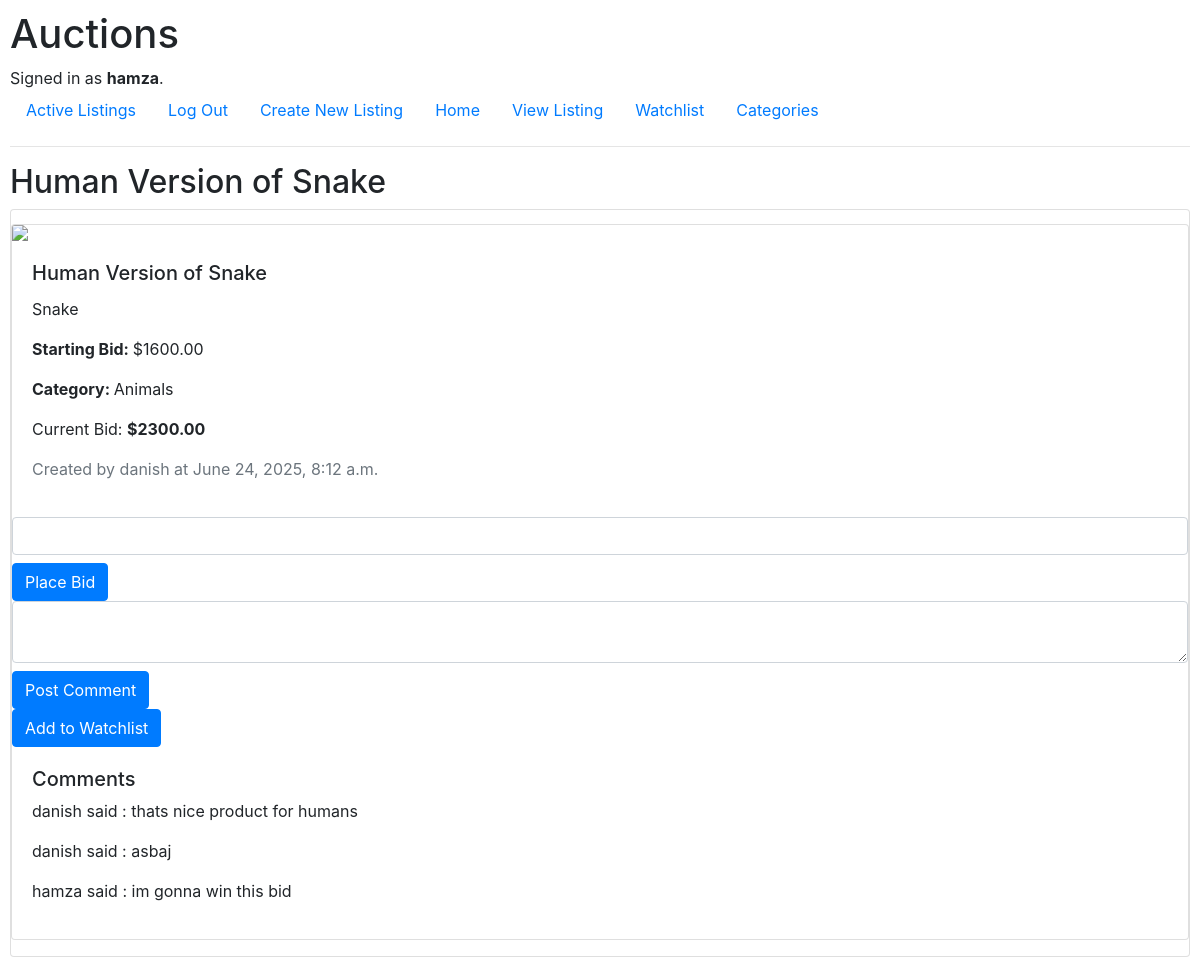
Screenshot of /listing/7/ (signed in) with the database file from the repository.
### auctions/models.py (models this page shows, shortened)
class User(AbstractUser):
    pass

class Listing(models.Model):
    title = models.CharField(max_length=64)
    description = models.TextField()
    starting_bid = models.DecimalField(max_digits=10, decimal_places=2)
    image_url = models.URLField(blank=True, null=True)
    category = models.CharField(max_length=64, blank=True, null=True)
    is_active = models.BooleanField(default=True)
    is_closed = models.BooleanField(default=False)
    winner = models.ForeignKey(User, on_delete=models.CASCADE, null=True, blank=True)
    owner = models.ForeignKey(User, on_delete=models.CASCADE, related_name="listings")
    created_at = models.DateTimeField(auto_now_add=True)

class Bid(models.Model):
    user = models.ForeignKey(User, on_delete=models.CASCADE, related_name="placed_bids")
    listing = models.ForeignKey(Listing, on_delete=models.CASCADE, related_name="received_bids")
    amount = models.DecimalField(max_digits=10, decimal_places=2)

class Comment(models.Model):
    text = models.CharField(max_length=128, blank=True, null=True)
    user = models.ForeignKey(User, on_delete=models.CASCADE, related_name="comments")
    listing = models.ForeignKey(Listing, on_delete=models.CASCADE, related_name="comments")

### auctions/views.py (the view, shortened to what this page needs)
# urls.py: path("listing/<int:listing_id>/", views.view_listing, name="listing"),
def view_listing(request, listing_id):
    listing = get_object_or_404(Listing, pk=listing_id)
    highest_bid = Bid.objects.filter(listing=listing).order_by("-amount").first()
    comments = Comment.objects.filter(listing=listing)
    return render(request, "auctions/listing.html", {
        "listing": listing,
        "bid": highest_bid,
        "comments": comments
    })

### auctions/templates/auctions/listing.html (shortened to what this page needs)
{% extends "auctions/layout.html" %}
{% block body %}
<h2>{{ listing.title }}</h2>
<div class="card body">
    <div class="btn btn-secondry">
    </div>
    <div class="card mb-3">
        {% if listing.image_url %}
            <img src="{{ listing.image_url }}" class="card-img-top" style="max-height: 250px; object-fit: contain;">
        {% endif %}
        <div class="card-body">
            <h5 class="card-title">{{ listing.title }}</h5>
            <p class="card-text">{{ listing.description }}</p>
            <p><strong>Starting Bid: </strong>${{ listing.starting_bid }}</p>
            <p><strong>Category: </strong>{{ listing.category }}</p>
            <p>Current Bid: <strong>${{ bid.amount }}</strong></p>
            <p class="text-muted">Created by {{ listing.owner.username }} at {{ listing.created_at }}</p>
        </div>
        {% if not listing.is_closed %}
            {% if not request.user == listing.owner %}
                <form method="post" action="{% url 'listing' listing.id %}">
                    <input type="number" step="0.01" name="bid" class="form-control mb-2">
                    <button type="submit" class="btn btn-primary">Place Bid</button>
                </form>
            {% else %}
                <p class="text-danger"><em>You cannot bid on your own listing.</em></p>
            {% endif %}
            <form method="post" action="{% url 'listing' listing.id %}">
                <textarea name="comment" class="form-control mb-2"></textarea>
                <button type="submit" class="btn btn-primary">Post Comment</button>
            </form>
            <form method="post" action="{% url 'listing' listing.id %}">
                <button type="submit" class="btn btn-primary">Add to Watchlist</button>
            </form>
        {% else %}
            <p><strong>This Auction is closed. No more bids allowed.</strong></p>
        {% endif %}
        <div class="card-body">
            <h5>Comments</h5>
            {% for comment in comments %}
              <p>{{ comment.user }} said : {{ comment.text}}</p>
            {% empty %}
                <p>No comments yet.</p>
            {% endfor %}
        </div>
    </div>
</div>
{% endblock %}

### auctions/templates/auctions/layout.html (shortened to what this page needs)
{% load static %}
<!DOCTYPE html>
<html lang="en">
    <head>
        <link rel="stylesheet" href="https://stackpath.bootstrapcdn.com/bootstrap/4.4.1/css/bootstrap.min.css">
        <link href="{% static 'auctions/styles.css' %}" rel="stylesheet">
    </head>
    <body>
        <h1>Auctions</h1>
        <div>
            {% if user.is_authenticated %}
                Signed in as <strong>{{ user.username }}</strong>.
            {% else %}
                Not signed in.
            {% endif %}
        </div>
        <ul class="nav">
            <li class="nav-item">
                <a class="nav-link" href="{% url 'index' %}">Active Listings</a>
            </li>
            {% if user.is_authenticated %}
                <li class="nav-item">
                    <a class="nav-link" href="{% url 'logout' %}">Log Out</a>
                </li>
                <li class="nav-item">
                    <a class="nav-link" href="{% url 'create' %}">Create New Listing</a>
                </li>
                <li class="nav-item">
                    <a class="nav-link" href="{% url 'index' %}">Home</a>
                </li>
                <li class="nav-item">
                    <a class="nav-link" href="{% url 'index' %}">View Listing</a>
                </li>
                <li class="nav-item">
                    <a class="nav-link" href="{% url 'watchlist' %}">Watchlist</a>
                </li>
                <li class="nav-item">
                    <a class="nav-link" href="{% url 'categories' %}">Categories</a>
                </li>
            {% endif %}
        </ul>
        <hr>
        {% block body %}
        {% endblock %}
    </body>
</html>

### auctions/static/auctions/styles.css (style rules this page uses)
body { padding: 10px; }

### rows the page displays
User: username "hamza"
Listing: title "Human Version of Snake", description "Snake", starting_bid "1600.00", category "Animals", owner.username "danish", created_at "June 24, 2025, 8:12 a.m."
Bid: amount "2300.00"
Comment: user "danish", text "thats nice product for humans"
Comment: user "danish", text "asbaj"
Comment: user "hamza", text "im gonna win this bid"
